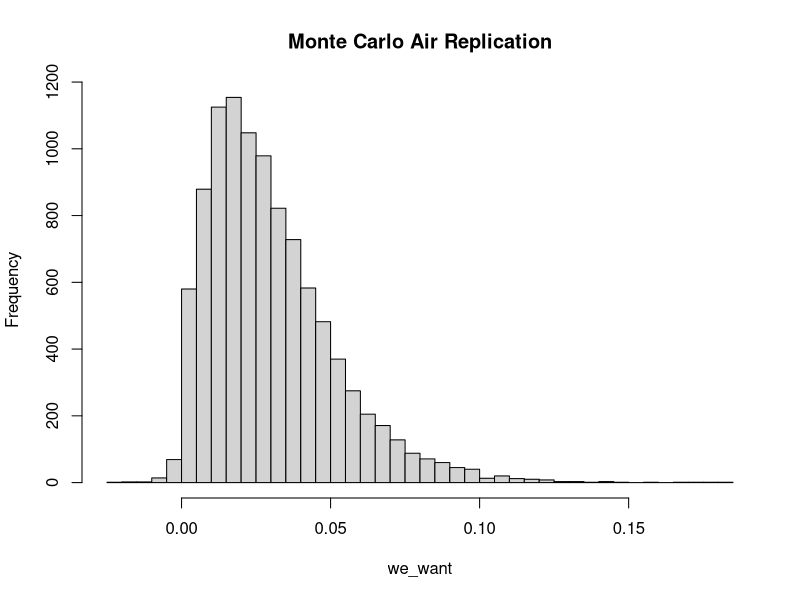
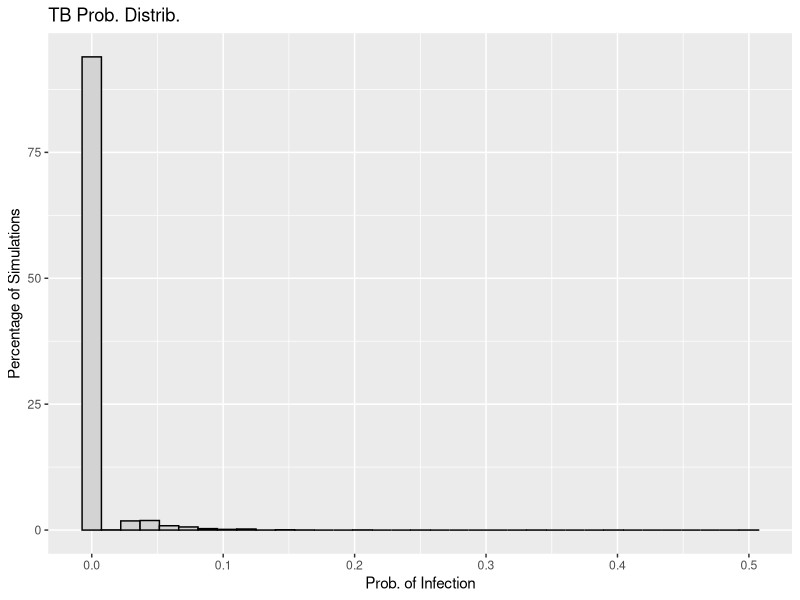
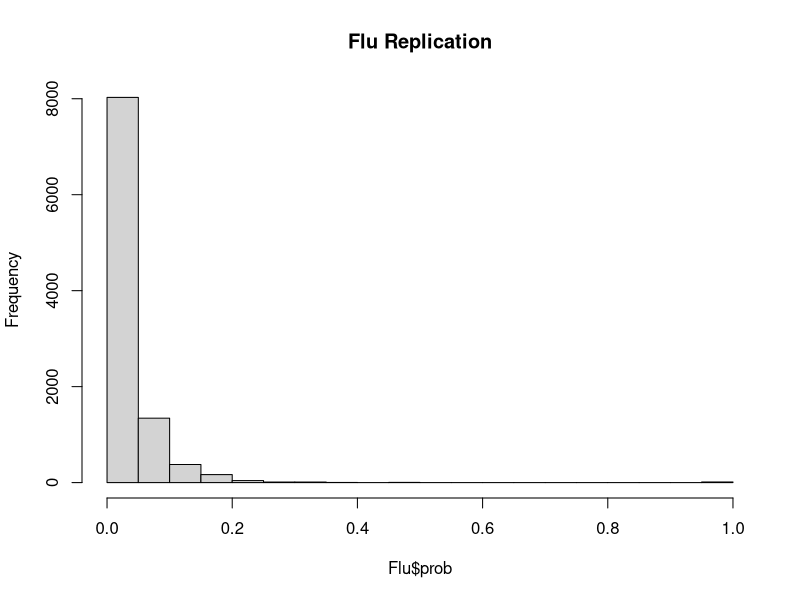
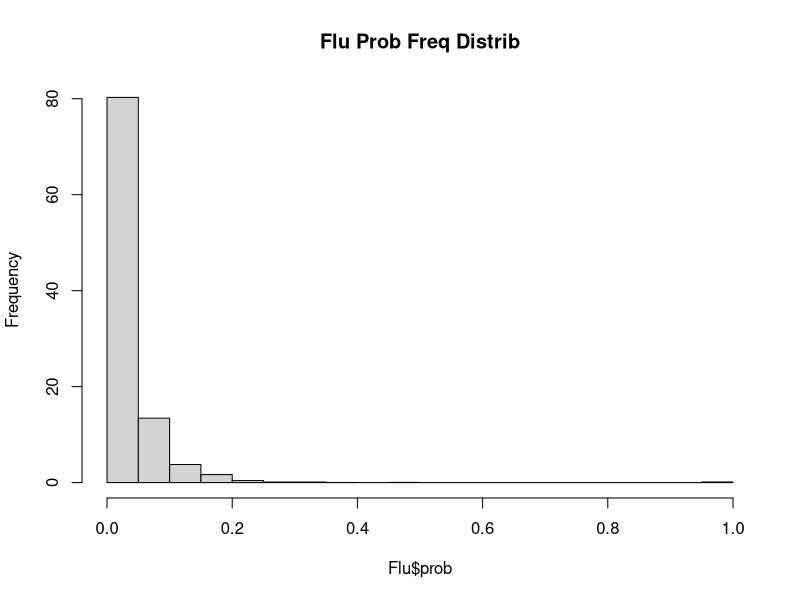
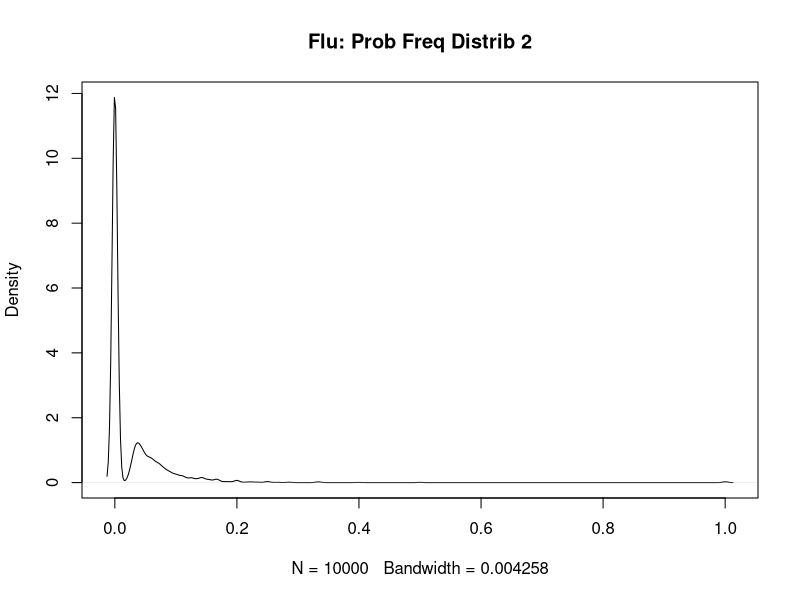
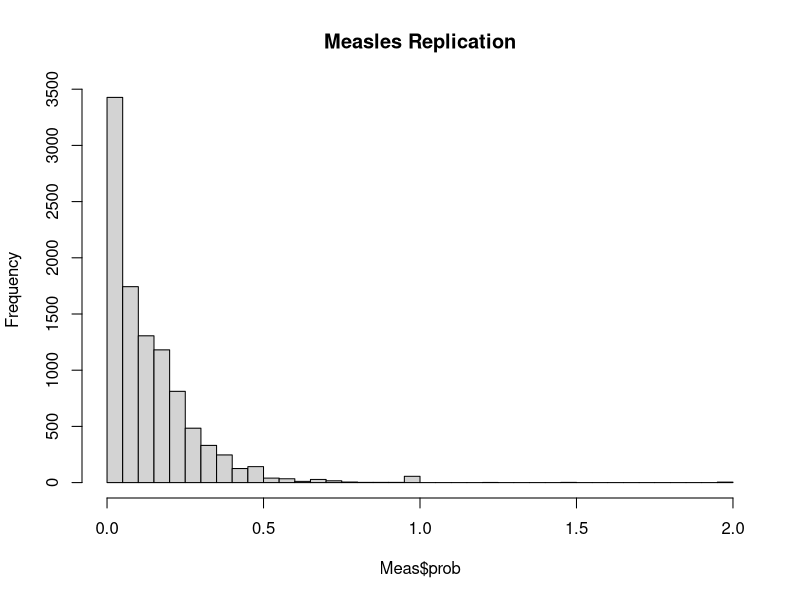
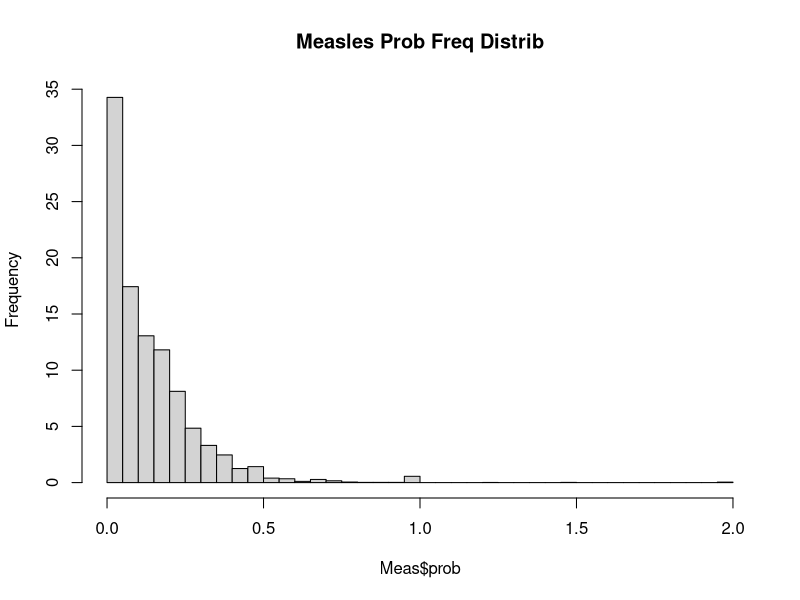
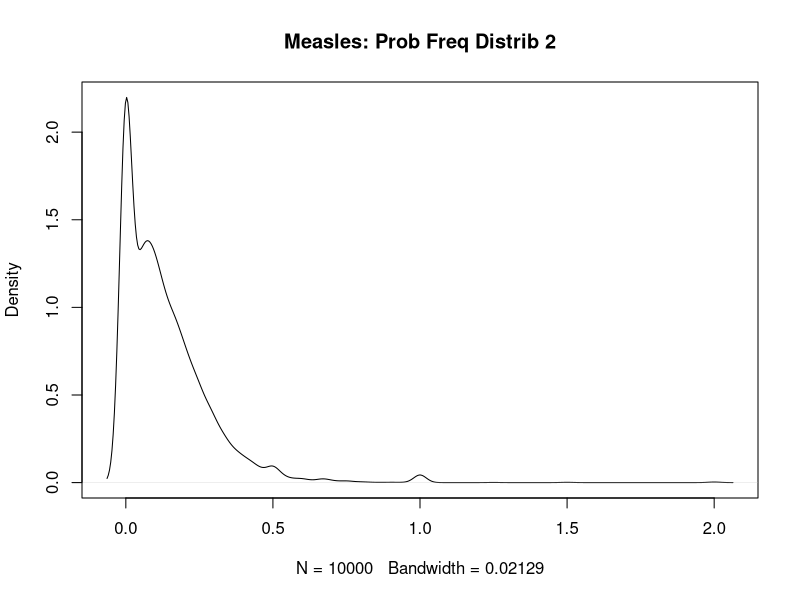

The R source for these figures, in order: (Note: this script raises an error after producing the figures.)
## ---- chunk 1
set.seed(400)
## ---- chunk 2
library(dplyr)
library(stats)
library(tidyr)
library(tidyverse)
library(broom)
library(ggplot2)
library(tibble)
## ---- chunk 3
m <- 10000

monte_AIR <- function(m) {
  storing <- numeric(m)
  for (i in 1:m){
    p <- rnorm(1, mean = 0.48, sd = 0.20)
    I <- 1
    phi <- rnorm(1, mean = 100, sd = 20)
    V <- 132
    N <- rnorm(1, mean = 3, sd = 0.5)
    t <- rnorm(1, mean = 0.5, sd = 0.167)
  
    form <- ((p*I*phi)/V) * ((N*t + exp(-N*t) - 1) / (N^2))
  
    storing[i] <- 1 - exp(-form)
  }
  return(storing)
}

we_want <- monte_AIR(m)

mean(we_want)

hist(we_want , breaks = 35, main = "Monte Carlo Air Replication")
## ---- chunk 4
# Wells-Riley formula: 

## vent_mean = 4 <- ventilation rate
## breath_mean = 0.48 <- pumonary ventilation rate
## time_mean = 0.5 <- 30min /1 hr

air_monte <- function(m = 10000, quanta_mean, quanta_sd, 
                      room_vol=132, infect=1, vent_mean=4, vent_sd=1, 
                      breath_mean=0.48, breath_sd=0.2, 
                      time_mean=0.5, time_sd=0.167, s_mean = 19, s_sd=10) {

  
    p_vec <- pmax(rnorm(m, breath_mean, breath_sd), 0)
    phi_vec <- pmax(rnorm(m, quanta_mean, quanta_sd), 0)
    t_vec <- pmax(rnorm(m, time_mean, time_sd), 0)
    Q_vec <- pmax(rnorm(m, vent_mean, vent_sd), 0.01)
    S0_vec <- pmax(round(rnorm(m, s_mean, s_sd)), 1)
    I_vec <- infect
    
      # exposure term
    X_vec <- (I_vec * phi_vec * p_vec * t_vec) / Q_vec
    
      # infection prob. 
    P_vec <- 1 - exp(-X_vec)
    
    new_infect <- S0_vec * P_vec
    S_after <- S0_vec - new_infect
    
    res_df <- tibble::tibble(
      p = p_vec, phi=phi_vec, t=t_vec, Q=Q_vec, S0=S0_vec, 
      X=X_vec, prob=P_vec, infections=new_infect, survivors=S_after
    )
    
    summ <- list(
      mean_prob = mean(res_df$prob),
      mean_infections = mean(res_df$infections),
      prob_quantiles = quantile(res_df$prob, c(0.25,0.5,0.75,0.9,0.95)),
      inf_quantiles = quantile(res_df$infections, c(0.25,0.5,0.75,0.9,0.95))
    )
    return(list(data=res_df, summary=summ))
}

plot_prob <- function(sim_res, title="Infection Prob. Distribution"){
  df <- sim_res$data
  ggplot(df, aes(x=prob)) +
    geom_histogram(aes(y=..count.. / sum(..count..) * 100), bins=35, closed="left") +
    labs(x="Infection Prob. for an Individual(P)", 
         y="Percent of Simulation (%)",
         title=title)
}
## ---- chunk 5
TB <- air_monte(m=10000, quanta_mean=12.7, quanta_sd=3.0)
Flu <- air_monte(m=10000, quanta_mean=100, quanta_sd=25.0)
Meas <- air_monte(m=10000, quanta_mean=570, quanta_sd=143.0)
SARS <- air_monte(m=10000, quanta_mean=2.7, quanta_sd=1.2)

TB

## ---- chunk 6
better_monte <- function(m = 10000, dis_quanta, quanta_sd, room_vol = 132, 
                         infected_individuals = 1, ACH = 4){ 
  probability_inf <- numeric(m)
  num_new_infect <- numeric(m)
  sus_persons <- numeric(m)

  for(i in 1:m) {
    
    p_2 <- max(rnorm(1, mean = 0.48, sd = 0.20), 0)
    phi_2 <- max(rnorm(1, mean = dis_quanta, sd = quanta_sd),0)
    t_2 <- max(rnorm(1, mean = 0.5, sd = 0.167), 0)
    S0 <- max(round(rnorm(1, mean = 19, sd = 10)),1)
    
    q_2 <- infected_individuals * phi_2
 
    
    nucci <- ((p_2*q_2)/room_vol) * 
      ((ACH * t_2 + exp(-ACH *t_2) -1) / (ACH^2))
    
    S_t <- S0 * exp(-nucci)
    
    
    exp_inf <- S0 - S_t
    inf <- rpois(1, lambda = exp_inf)
    
    sus_prob <- inf / S0
    
    probability_inf[i] <- sus_prob
    num_new_infect[i] <- inf
    sus_persons[i] <- S_t
  }
  
  return(list(prob = probability_inf,
              infections = num_new_infect,
              survivors = sus_persons,
              summary = list(mean_prob = mean(probability_inf),
                             mean_infections = mean(num_new_infect),
                             prob_quantiles = quantile(probability_inf, 
                                                       c(0.25, 0.5, 0.75, 
                                                         0.9, 0.95)),
                             inf_quantiles = quantile(num_new_infect, 
                                                      c(0.25, 0.5, 0.75, 
                                                        0.9, 0.95)))))

}

TB <- better_monte(10000, dis_quanta = 12.7, quanta_sd = 3.0,
                   room_vol = 132, infected_individuals = 1, 
                   ACH = 4)

TB

mean(TB$prob)

TB_df <- data.frame(prob = TB$prob)

TB_plot <- ggplot(data = TB_df, aes(x = prob)) + 
  geom_histogram(aes(y = ..count.. /sum(..count..) *100),
                 bins = 35, 
                 fill = "lightgrey",
                 color = "black") +
  labs(title = "TB Prob. Distrib.",
       x = "Prob. of Infection",
       y = "Percentage of Simulations")

TB_plot

## ---- chunk 7
Flu <- better_monte(10000, dis_quanta = 100, quanta_sd = 25.0,
                   room_vol = 132, infected_individuals = 1, 
                   ACH = 4)

mean(Flu$prob)
hFlu <- hist(Flu$prob, breaks = 35, main = "Flu Replication")

hFlu$counts <- hFlu$counts / sum(hFlu$counts) * 100

plot(hFlu, main = "Flu Prob Freq Distrib")


densF <- density(Flu$prob)

densF$y <- densF$y / sum(densF$y) *100

plot(densF, main = "Flu: Prob Freq Distrib 2")
## ---- chunk 8
Meas <- better_monte(10000, dis_quanta = 570, quanta_sd = 173.0,
                   room_vol = 132, infected_individuals = 1, 
                   ACH = 4)

mean(Meas$prob)

hM <- hist(Meas$prob, breaks = 35, main = "Measles Replication")

hM$counts <- hM$counts / sum(hM$counts) * 100

plot(hM, main = "Measles Prob Freq Distrib")


densM <- density(Meas$prob)

densM$y <- densM$y / sum(densM$y) *100

plot(densM, main = "Measles: Prob Freq Distrib 2")

## ---- chunk 9
SARS <- better_monte(10000, dis_quanta = 2.7, quanta_sd = 1.2,
                   room_vol = 132, infected_individuals = 1, 
                   ACH = 4)

mean(SARS$prob)

hSARS <- hist(SARS$prob, breaks = 35, main = "SARS Graph")

hSARS$counts <- hSARS$counts / sum(hSARS$counts) * 100

plot(hSARS, main = "SARS Prob Freq Distrib")


densSARS <- density(SARS$prob)

densSARS$y <- densSARS$y / sum(densSARS$y) *100

plot(densSARS, main = "SARS: Prob Freq Distrib 2")

## ---- chunk 10
sum_disease <- tibble::tibble(
  Disease=c("TB","Flu", "Meas", "SARS"),
  Mean_Prob = c(TB$summary$mean_prob,
                Flu$summary$mean_prob,
                Meas$summary$mean_prob,
                SARS$summary$mean_prob),
  Mean_Infections = c(TB$summary$mean_infections,
                      Flu$summary$mean_infections,
                      Meas$summary$mean_infections,
                      SARS$summary$mean_infections),
  Prob_25 = c(TB$summary$prob_quantiles[1],
              Flu$summary$prob_quantiles[1],
              Meas$summary$prob_quantiles[1],
              SARS$summary$prob_quantiles[1]),
  Prob_50 = c(TB$summary$prob_quantiles[2],
              Flu$summary$prob_quantiles[2],
              Meas$summary$prob_quantiles[2],
              SARS$summary$prob_quantiles[2]),
  Prob_75 = c(TB$summary$prob_quantiles[3],
              Flu$summary$prob_quantiles[3],
              Meas$summary$prob_quantiles[3],
              SARS$summary$prob_quantiles[3]),
  Prob_90 = c(TB$summary$prob_quantiles[4],
              Flu$summary$prob_quantiles[4],
              Meas$summary$prob_quantiles[4],
              SARS$summary$prob_quantiles[4]),
  Prob_95 = c(TB$summary$prob_quantiles[5],
              Flu$summary$prob_quantiles[5],
              Meas$summary$prob_quantiles[5],
              SARS$summary$prob_quantiles[5])
)

sum_dis_round <- sum_disease %>%
  mutate(across(where(is.numeric), ~ round(.x,3)))

sum_dis_round

## ---- chunk 11

## The monte carlo simulation results estimate the infection risk for four airborne disease in a standard waiting room scenario. 

## Tuberculosis: moderate mean infection prob of 0.499 per susceptible individual, with approx 9.6 expected new infections, high variability: range from 0.342 to 0.857, showing potential higher-risk scenarios in dif conditions

## Influenza: higher mean prob: 0.941, nearly 18 expected infections, median and upper quantiles approach 1, infection is almost certain in the environment

## Measles: highest risk, mean prob. of 0.987, almost entire susceptible pop expected to become infected, all quantiles 1

## SARS: low mean prob: 0.153, roughly 3 expected new infections, moderate variability ranges from 0.072 to 0.369

## *infection risk is strongly driven by the disease'airborne quanta generation rate: meas and flu-high risk, tb-moderate risk, sars-lower risk

## ---- chunk 12

TB_df <- data.frame(prob=as.numeric(TB$prob), Disease="TB")
Measles_df <- data.frame(prob=as.numeric(Measles$prob), Disease = "Measles")
Flu_df <- data.frame(prob=as.numeric(Flu$prob), Disease = "Flu")
SARS_df <- data.frame(prob=as.numeric(SARS$prob), Disease="SARS")

combined_df <- rbind(TB_df, Measles_df, Flu_df, SARS_df)
combined_df$prob <- pmin(pmax(combined_df$prob, 0),1)

ggplot(combined_df, aes(x=prob, fill=Disease, color=Disease)) +
  geom_histogram(aes(y= ..count.. / sum(..count..) * 100),
                  bins=35, position="identity", alpha=0.4) +
  labs(title="Prob. of Infection Distribution by Disease",
       x = "Probability of Infection",
       y = "Percentage of Simulations") +
  scale_color_manual(values = c("TB" = "green", "Measles" = "magenta",
                               "Influenza"="blue", "SARS"="yellow3")) +
  scale_fill_manual(values = c("TB" = "green", "Measles" = "magenta",
                               "Influenza"="blue", "SARS"="yellow3")) +
  theme_minimal()

## ---- chunk 13
scenario_monte <- function(m = 10000, dis_quantaS, quanta_sdS, room_vol = 300, 
                         infected_individuals = 1, ACH = 4, t_scen = max(rnorm(1, mean = 1, sd = 0.167))){ 
  prob_inf <- numeric(m)
  num_infec <- numeric(m)
  sus_per <- numeric(m)

  for(i in 1:m) {
    
    p_scen <- max(rnorm(1, mean = 0.48, sd = 0.20), 0)
    phi_scen <- max(rnorm(1, mean = dis_quantaS, sd = quanta_sdS),0)
    S0_scen <- max(round(rnorm(1, mean = 19, sd = 10)),1)
    
    q_2_scen <- infected_individuals * phi_scen
 
    nucci_scen <- ((p_scen*q_2_scen)/room_vol) * 
      ((ACH * t_scen + exp(-ACH * t_scen) -1) / (ACH^2))
    
    S_t_scen <- S0_scen * exp(-nucci_scen)
    
    exp_inf_scen <- S0_scen - S_t_scen
    inf_scen <- rpois(1, lambda = exp_inf_scen)
    
    sus_prob_scen <- inf_scen / S0_scen
    
    prob_inf[i] <- sus_prob_scen
    num_infec[i] <- inf_scen
    sus_per[i] <- S_t_scen
  }
  
  return(list(prob = prob_inf,
              infections = num_infec,
              survivors = sus_per,
              summary = list(mean_prob = mean(prob_inf),
                             mean_infections = mean(num_infec),
                             prob_quantiles = quantile(prob_inf, 
                                                       c(0.25, 0.5, 0.75, 
                                                         0.9, 0.95)),
                             inf_quantiles = quantile(num_infec, 
                                                      c(0.25, 0.5, 0.75, 
                                                        0.9, 0.95)))))

}

scenario_1 <- scenario_monte(10000, dis_quantaS = 12.7, quanta_sdS = 3.0,
                   room_vol = 300, infected_individuals = 1, 
                   ACH = 4, t_scen = max(rnorm(1, mean = 1, sd = 0.167)))

mean(scenario_1$prob)
## ---- chunk 14
scen1_TB <- scenario_monte(10000, dis_quanta = 12.7, quanta_sd = 3.0,
                   room_vol = 300, infected_individuals = 1, 
                   ACH = 4)
scen1_meas <- scenario_monte(10000, dis_quanta = 100, quanta_sd = 25.0,
                   room_vol = 300, infected_individuals = 1, 
                   ACH = 4)
scen1_flu <- scenario_monte(10000, dis_quanta = 570, quanta_sd = 173.0,
                   room_vol = 300, infected_individuals = 1, 
                   ACH = 4)

TB_df1 <- data.frame(prob=as.numeric(scen1_TB$prob), Disease="TB")
Meas_df1 <- data.frame(prob=as.numeric(scen1_meas$prob), Disease="Measles")
Flu_df1 <- data.frame(prob=as.numeric(scen1_flu$prob), Disease="Influenza")

comb_df1 <- rbind(TB_df1, Meas_df1, Flu_df1)
comb_df1$prob <- pmin(pmax(comb_df1$prob, 0),1)

ggplot(comb_df1, aes(x=prob, fill=Disease, color=Disease)) +
  geom_histogram(aes(y=..count.. / sum(..count..) * 100),
                 bins=35, position="identity", alpha=0.4) +
  labs(title="Scenario 1: Probability of Infection Distribution by Disease",
       x="Probability of Infection",
       y = "Percentage of Simulations") +
  scale_color_manual(values = c("TB" = "green", "Measles" = "magenta",
                               "Influenza"="blue")) +
  scale_fill_manual(values = c("TB" = "green", "Measles" = "magenta",
                               "Influenza"="blue")) +
  theme_minimal()


## ---- chunk 15

scenario_2 <- scenario_monte(10000, dis_quantaS = 12.7, quanta_sdS = 3.0,
                             room_vol = 132, infected_individuals = 2, ACH = 4,
                             t_scen = max(rnorm(1, mean = 0.5, sd = 0.167)))

mean(scenario_2$prob)

## ---- chunk 16
scen_1_M <- scenario_monte(10000, dis_quantaS = 570, quanta_sdS = 143.0,
                   room_vol = 300, infected_individuals = 1, 
                   ACH = 4, t_scen = max(rnorm(1, mean = 1, sd = 0.167)))

mean(scen_1_M$prob)
## ---- chunk 17

scen_2_M <- scenario_monte(10000, 570, 143.0, 132, 2, 4, max(rnorm(1, mean = 0.5, sd = 0.167)))

mean(scen_2_M$prob)
## ---- chunk 18
s1_Flu <- scenario_monte(10000, 100, 25.0, 300, 1, 4, 
                         max(rnorm(1, mean = 1, sd = 0.167)))

mean(s1_Flu$prob)
## ---- chunk 19

s2_Flu <- scenario_monte(10000, 100, 25.0, 132, 2, 4, 
                         max(rnorm(1, mean = 0.5, sd = 0.167)))
mean(s2_Flu$prob)
## ---- chunk 20
scen2_TB <- scenario_monte(10000, dis_quanta = 12.7, quanta_sd = 3.0,
                   room_vol = 50, infected_individuals = 2, 
                   ACH = 4)
scen2_meas <- scenario_monte(10000, dis_quanta = 100, quanta_sd = 25.0,
                   room_vol = 50, infected_individuals = 2, 
                   ACH = 4)
scen2_flu <- scenario_monte(10000, dis_quanta = 570, quanta_sd = 173.0,
                   room_vol = 50, infected_individuals = 2, 
                   ACH = 4)

TB_df2 <- data.frame(prob=as.numeric(scen2_TB$prob), Disease="TB")
Meas_df2 <- data.frame(prob=as.numeric(scen2_meas$prob), Disease="Measles")
Flu_df2 <- data.frame(prob=as.numeric(scen2_flu$prob), Disease="Influenza")

comb_df2 <- rbind(TB_df2, Meas_df2, Flu_df2)
comb_df2$prob <- pmin(pmax(comb_df2$prob, 0),1)

ggplot(comb_df2, aes(x=prob, fill=Disease, color=Disease)) +
  geom_histogram(aes(y=..count.. / sum(..count..) * 100),
                 bins=35, position="identity", alpha=0.4) +
  labs(title="Scenario 2: Probability of Infection Distribution by Disease",
       x="Probability of Infection",
       y = "Percentage of Simulations") +
  scale_color_manual(values = c("TB" = "green", "Measles" = "magenta",
                               "Influenza"="blue")) +
  scale_fill_manual(values = c("TB" = "green", "Measles" = "magenta",
                               "Influenza"="blue")) +
  theme_minimal()
